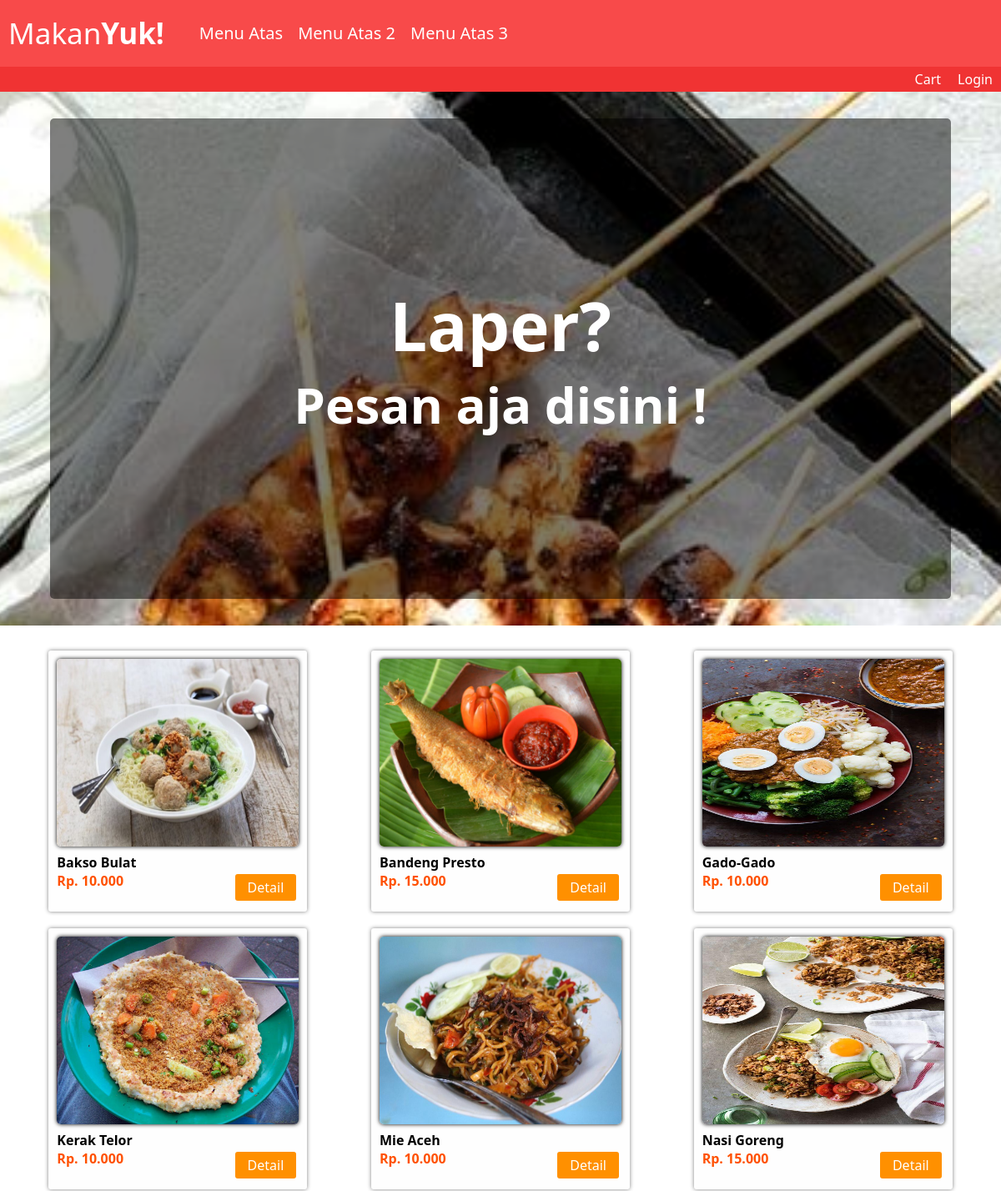
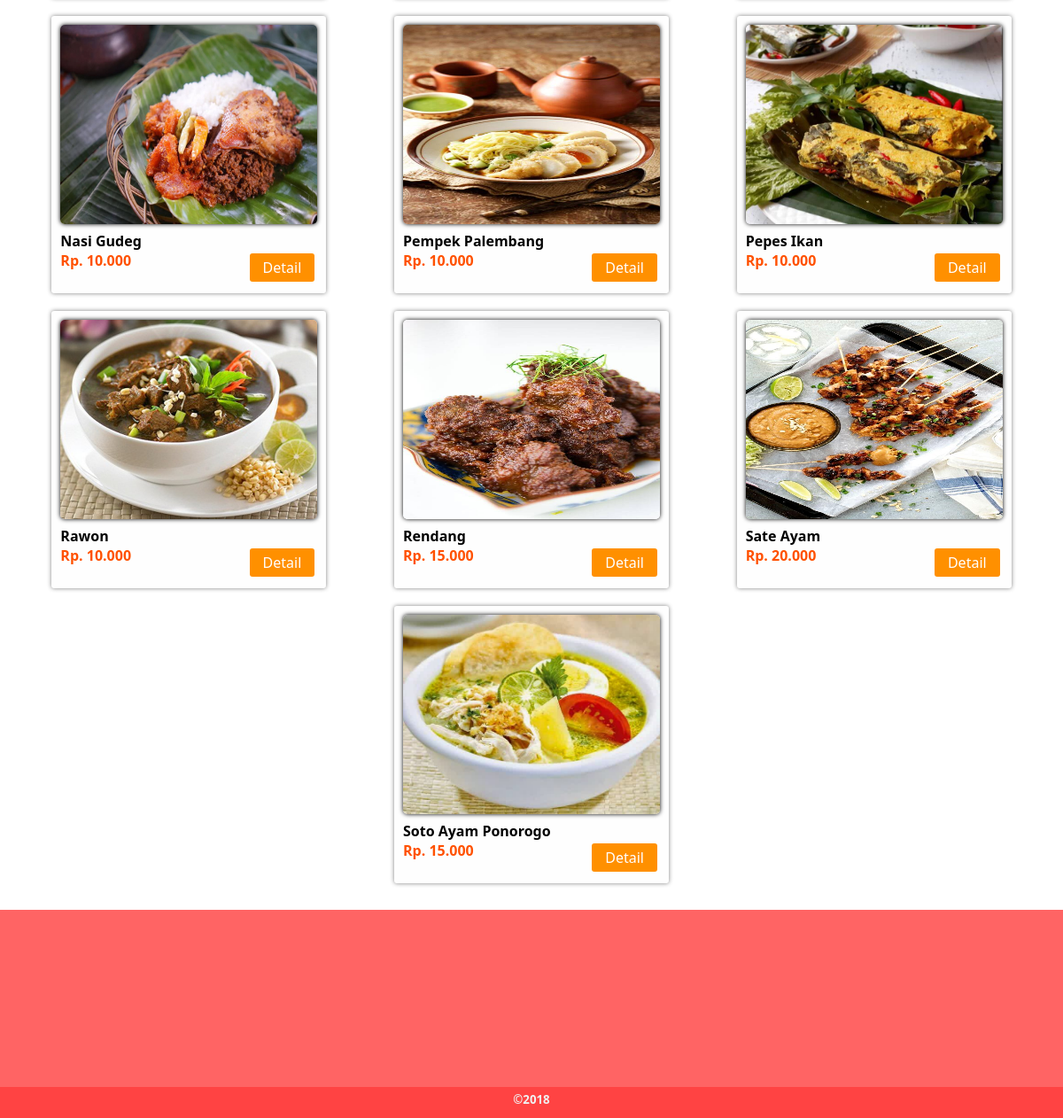
The page / on the database its author committed (2 pictures, top to bottom).
### tables this page shows
CREATE TABLE `produk` (
  `id_produk` int(11) NOT NULL,
  `nama_produk` varchar(50) NOT NULL,
  `harga_produk` int(11) NOT NULL,
  `deskripsi_produk` varchar(200) NOT NULL,
  `foto_produk` varchar(50) NOT NULL
);

### index.php (the view, shortened to what this page needs)
<?php
include "pages/header.php";
if (isset($_GET['id'])) {
  $page = $_GET['id'];
  switch ($page) {
    case 'login':
      include "pages/login.php";
      break;
    case 'register':
      include "pages/register.php";
      break;
    case 'cart':
      include "pages/cart.php";
      break;
    case 'bayar':
      include "pages/bayar.php";
      break;
    default:
      header("location: 404.php");
      break;
  }
}
else {
 ?>
 <div class="main">
   <div class="isiMain">
     <h1>Laper?</h1>
     <h2>Pesan aja disini !</h2>
   </div>
 </div>
 <div class="pilihMenu">
   <?php
    $query = "select * from produk";
    $ambilProduk = mysqli_query($konek, $query);
    while ($data = mysqli_fetch_array($ambilProduk)) {
    ?>
   <div class="card">
     <div class="card-body">
       <img src="dist/makan/<?php echo $data['foto_produk']; ?>" class="img-responsive img-produk" alt="">
     </div>
     <div class="card-footer">
       <h4><?php echo $data['nama_produk']; ?></h4>
       <p>Rp. <?php echo number_format($data['harga_produk'], 0, ',', '.'); ?></p>
       <a href="detail.php?id=<?php echo $data['id_produk']; ?>" class="btn-beli">Detail</a>
     </div>
   </div>
   <?php
    }
    ?>
 </div>
<?php }?>

### pages/header.php (shortened to what this page needs)
<!DOCTYPE html>
<html lang="en" dir="ltr">
  <head>
    <link rel="stylesheet" href="dist/css/style.css">
  </head>
  <body>
    <nav>
      <div class="menu-atas">
        <a class="brand" href="index.php">Makan<b>Yuk!</b></a>
        <ul>
          <li> <a href="#">Menu Atas</a> </li>
          <li> <a href="#">Menu Atas 2</a> </li>
          <li> <a href="#">Menu Atas 3</a> </li>
        </ul>
      </div>
      <div class="menu">
        <ul>
          <li class="cart">
            <a href="index.php?id=cart">Cart</a>
          </li>
          <li class="dropdown">
             <?php
               if (isset($_SESSION['status'])) {
                 echo "<a href='#'>";
                 echo $_SESSION['nama'];
                 echo "</a>";
                 echo "
                 <div class='dropdown-isi'>
                   <a class='logout' href='pages/logout.php'>Logout</a>
                 </div>
                 ";
               }
               else {
                 echo "<a href='index.php?id=login'>Login</a>";
               }
              ?>
          </li>
        </ul>
      </div>
    </nav>

### rows shown on the page
produk: foto_produk (picture), nama_produk "Bakso Bulat", harga_produk "10.000"
produk: foto_produk (picture), nama_produk "Bandeng Presto", harga_produk "15.000"
produk: foto_produk (picture), nama_produk "Gado-Gado", harga_produk "10.000"
produk: foto_produk (picture), nama_produk "Kerak Telor", harga_produk "10.000"
produk: foto_produk (picture), nama_produk "Mie Aceh", harga_produk "10.000"
produk: foto_produk (picture), nama_produk "Nasi Goreng", harga_produk "15.000"
produk: foto_produk (picture), nama_produk "Nasi Gudeg", harga_produk "10.000"
produk: foto_produk (picture), nama_produk "Pempek Palembang", harga_produk "10.000"
produk: foto_produk (picture), nama_produk "Pepes Ikan", harga_produk "10.000"
produk: foto_produk (picture), nama_produk "Rawon", harga_produk "10.000"
produk: foto_produk (picture), nama_produk "Rendang", harga_produk "15.000"
produk: foto_produk (picture), nama_produk "Sate Ayam", harga_produk "20.000"
produk: foto_produk (picture), nama_produk "Soto Ayam Ponorogo", harga_produk "15.000"
